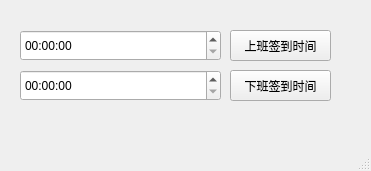
<?xml version="1.0" encoding="UTF-8"?>
<ui version="4.0">
 <class>MainWindow</class>
 <widget class="QMainWindow" name="MainWindow">
  <property name="geometry">
   <rect>
    <x>0</x>
    <y>0</y>
    <width>371</width>
    <height>171</height>
   </rect>
  </property>
  <property name="windowTitle">
   <string>MainWindow</string>
  </property>
  <widget class="QWidget" name="centralwidget">
   <widget class="QTimeEdit" name="timeEdit">
    <property name="geometry">
     <rect>
      <x>20</x>
      <y>30</y>
      <width>201</width>
      <height>31</height>
     </rect>
    </property>
   </widget>
   <widget class="QTimeEdit" name="timeEdit_2">
    <property name="geometry">
     <rect>
      <x>20</x>
      <y>70</y>
      <width>201</width>
      <height>31</height>
     </rect>
    </property>
   </widget>
   <widget class="QPushButton" name="pushButton">
    <property name="geometry">
     <rect>
      <x>230</x>
      <y>30</y>
      <width>101</width>
      <height>31</height>
     </rect>
    </property>
    <property name="text">
     <string>上班签到时间</string>
    </property>
   </widget>
   <widget class="QPushButton" name="pushButton_2">
    <property name="geometry">
     <rect>
      <x>230</x>
      <y>70</y>
      <width>101</width>
      <height>31</height>
     </rect>
    </property>
    <property name="text">
     <string>下班签到时间</string>
    </property>
   </widget>
  </widget>
  <widget class="QMenuBar" name="menubar">
   <property name="geometry">
    <rect>
     <x>0</x>
     <y>0</y>
     <width>371</width>
     <height>26</height>
    </rect>
   </property>
  </widget>
  <widget class="QStatusBar" name="statusbar"/>
 </widget>
 <resources/>
 <connections>
  <connection>
   <sender>pushButton</sender>
   <signal>clicked()</signal>
   <receiver>MainWindow</receiver>
   <slot>update()</slot>
   <hints>
    <hint type="sourcelabel">
     <x>280</x>
     <y>71</y>
    </hint>
    <hint type="destinationlabel">
     <x>185</x>
     <y>85</y>
    </hint>
   </hints>
  </connection>
  <connection>
   <sender>pushButton_2</sender>
   <signal>clicked()</signal>
   <receiver>MainWindow</receiver>
   <slot>update()</slot>
   <hints>
    <hint type="sourcelabel">
     <x>280</x>
     <y>111</y>
    </hint>
    <hint type="destinationlabel">
     <x>185</x>
     <y>85</y>
    </hint>
   </hints>
  </connection>
 </connections>
</ui>
